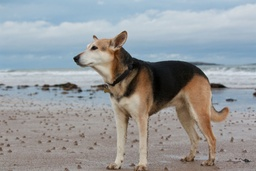
#> input picture dog.jpg, 256 x 171 px, shrunk from 1200 x 800 before the run
$ python seam_carver.py dog.jpg out.png 1.0
#> lines starting #> are read from the running program, lines starting #| are printed output that depends on the picture
#> in main, pic is the input picture: shape (171, 256, 3); mean B, G, R 154.7, 152.8, 149.9
#
#
#
#

import cv2   as cv
import numpy as np
from math import sqrt
from math import log

_ksize = 3


def _optimal_seaml(left, middle, energy):
  """find the optimal path given two choices (no right)"""
  if left < middle:
    return (left + energy, -1)
  else:
    return (middle + energy, 0)


def _optimal_seamr(middle, right, energy):
  """find the optimal path given two choices (no left)"""
  if middle < right:
    return (middle + energy, 0)
  else:
    return (right + energy, 1)


def _optimal_seam3(left, middle, right, energy):
  """find the optimal path given three choices"""
  if left < middle:
    if left < right:
      return (left + energy, -1)
    else:
      return (right + energy, 1)
  elif right < middle:
    return (right + energy, 1)
  else:
    return (middle + energy, 0)


def _find_optimal_seam(energy, shape, direction='vertical'):
  """use a dynamic programming approach to find the seam.
  energy: np.array(h, w)
  direction: 'vertical' or 'horizontal'
  return: seam: list of integers corresponding to indeces to be removed"""
  h, w = tuple(shape)
  memo = np.zeros((h, w, 2))

  # this approach to seam carving utilizes dp as mentioned
  # in the paper. essentially, we want to find the minimum
  # cost from the top row to the bottom row. we can treat
  # the problem in stages. first, we look at every pixel in
  # the top row and set it's cost equal to the energy at
  # that pixel. next we add on the next row. if we want to
  # find the cost of a path for a pixel in the second row,
  # we can say that it is equal to the minimum of the cost
  # of the three adjacent paths above it plus it's own
  # energy. in other words:
  # memo[y, x] = min(memo[y-1,x-1], memo[y-1,x], memo[y-1,x+1]) + energy[y, x]
  # and
  # memo[0, x] = energy[0, x]
  # so we continue this process all the way down the image.
  # once we get to the bottom row, we work our way back up.
  # we also record the steps we take along the way so it's
  # easier to work back up at the end
  if direction == 'vertical':
    # the first row in the memoize array is the
    # first row of the energy array
    for x in range(w):
      memo[0, x] = (energy[0, x], 0)

    # now we start the dp approach
    for y in range(1, h):
      memo[y, 0] = _optimal_seamr(memo[y-1, 0,0], memo[y-1, 1,0], energy[y, 0])
      for x in range(1, w-1):
        memo[y, x] = _optimal_seam3(memo[y-1, x-1,0], memo[y-1, x,0], memo[y-1, x+1,0], energy[y, x])
      memo[y, w-1] = _optimal_seaml(memo[y-1, w-2,0], memo[y-1, w-1,0], energy[y, w-1])

    # once we have the memoized array, we can
    # work backwards from the bottom by finding the
    # minimum value and retracing our path from there
    ret = []
    min_index = 0
    min_val   = memo[h-1, w-1,0] + 1
    for x in range(w):
      if memo[h-1, x,0] < min_val:
        min_val   = memo[h-1, x,0]
        min_index = x

    curr = min_index
    for y in range(h-1):
      ret.append(curr)
      curr += int(memo[h-1-y, curr, 1])
    ret.append(curr)

  else:
    # the first row in the memoize array is the
    # first row of the energy array
    for y in range(h):
      memo[y, 0] = (energy[y, 0], 0)

    # now we start the dp approach
    for x in range(1, w):
      memo[0, x] = _optimal_seamr(memo[0, x-1, 0], memo[1, x-1, 0], energy[0, x])
      for y in range(1, h-1):
        memo[y, x] = _optimal_seam3(memo[y-1, x-1,0], memo[y, x-1,0], memo[y+1, x-1,0], energy[y, x])
      memo[h-1, x] = _optimal_seaml(memo[h-2, x-1,0], memo[h-1, x-1,0], energy[h-1, x])

    # same as in vertical mode, work back up
    # from the bottom of the memoized array
    ret = []
    min_index = 0
    min_val   = memo[h-1, w-1,0] + 1
    for y in range(h):
      if memo[y, w-1,0] < min_val:
        min_val   = memo[y, w-1,0]
        min_index = y

    curr = min_index
    for x in range(w-1):
      ret.append(curr)
      curr += int(memo[curr, w-1-x, 1])
    ret.append(curr)

  # reverse the array so it's easier to use
  # cause python
  ret.reverse()

  # format of return value: [1, 2, 2, 3, 2, ...] would mean
  # to remove the pixel in column 1 in the row 0, column 2
  # in row 1, column 2 in row 2, column 3 in row 3, column
  # 2 in row 4, ..., column c_i in row h-1 (vertical mode).
  #
  # in horizontal mode, it means much the same except flip
  # the rows and the columns
  return ret


def _carve_seam(image, shape, seam, direction='vertical'):
  """given an image and the seam as a list of integer
  indeces, carve the seam out and return the resultant
  image"""
  if direction == 'vertical':
    # if we are trimming vertically (a column) then the
    # output image will have one fewer column
    shape[1] -= 1

    # now we copy and skip the column on the seam
    for y in range(shape[0]):
      for x in range(seam[y], shape[1]):
        image[y, x] = image[y, x+1]

  # same deal here, except rows instead of columns
  else:
    shape[0] -= 1

    for x in range(shape[1]):
      for y in range(seam[x], shape[0]):
        image[y, x] = image[y+1, x]


def seam_carver(image, aspect_ratio):
  """given an image and the desired aspect ratio, use
  seam carving to retarget the image to fit the desired
  ratio.
  strategy = carve or add"""
#> called with aspect_ratio = 1
  global _ksize
  image   = image.copy()
  h, w, c = image.shape
#> h = 171; w = 256; c = 3

  # get sgm
  dx  = cv.Sobel(image, cv.CV_64F, 1, 0, ksize=_ksize)
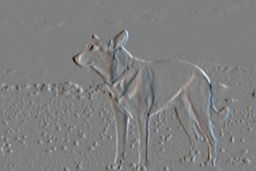
#> dx: shape (171, 256, 3) float64; mean B, G, R 0.1, 0.1, 0.1; drawn with min black and max white
  dy  = cv.Sobel(image, cv.CV_64F, 0, 1, ksize=_ksize)
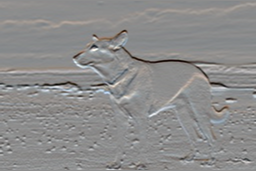
#> dy: shape (171, 256, 3) float64; mean B, G, R -4.1, -2.9, -1.1; drawn with min black and max white
  sgm = np.zeros((h, w), dtype=np.float64)
  for x in range(w):
    for y in range(h):
      for i in range(c):
        sgm[y, x] += (dx[y, x, i]*dx[y, x, i] + dy[y, x, i]*dy[y, x, i])
      sgm[y, x] = sqrt(sgm[y, x])
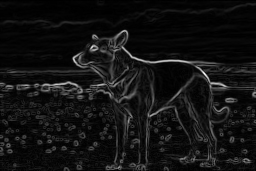
#> sgm: shape (171, 256) float64; min 0, max 1354.3, mean 99.9; drawn with min black and max white

  # determine resizing strategy
  old_aspect_ratio = w / h
#> old_aspect_ratio = 1.5

  # if the aspect ratio increased, then we should
  # remove horizontal seams from the image
  if old_aspect_ratio < aspect_ratio:
    # let's find the number of rows to remove
    remove = int(h - w/aspect_ratio)
    ishape = [h, w, c]
    eshape = [h, w]

    # now we can iterate over the number of seams to remove
    for _ in range(remove):
      seam = _find_optimal_seam(sgm, eshape, direction='horizontal')
      _carve_seam(image, ishape, seam, direction='horizontal')
      _carve_seam(sgm,   eshape, seam, direction='horizontal')

    image = image[:h-remove, :]

  # if the aspect ratio decreased, then we should
  # remove vertical seams from the image
  elif old_aspect_ratio > aspect_ratio:
    remove = int(w - aspect_ratio*h)
#> remove = 85
    ishape = [h, w, c]
#> ishape = [171, 256, 3]
    eshape = [h, w]
#> eshape = [171, 256]

    # now we can iterate over the number of seams to remove
    for _ in range(remove):
      seam = _find_optimal_seam(sgm, eshape, direction='vertical')
      _carve_seam(image, ishape, seam, direction='vertical')
      _carve_seam(sgm,   eshape, seam, direction='vertical')
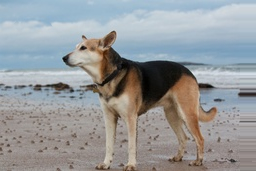
#> image: shape (171, 256, 3); mean B, G, R 154.7, 152.7, 149.9
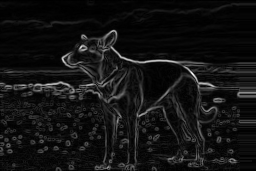
#> sgm: shape (171, 256) float64; min 0, max 1354.3, mean 102.7; drawn with min black and max white

    image = image[:, :w-remove]

  return image

def main(argv) -> int:
  if len(argv) != 4:
    print('Usage: ' + argv[0] + ' <input_image> <output_image> <ratio>')
    return 1

  pic = cv.imread(argv[1])

  if pic is None:
    print('File ' + argv[1] + ' couldn\'t be found')
    return 1

  resize = seam_carver(pic, float(argv[3]))
  cv.imwrite(argv[2], resize)
  return 0

if __name__ == '__main__':
  import sys
#> (the run stopped early here; a loop or call above may not have finished)
